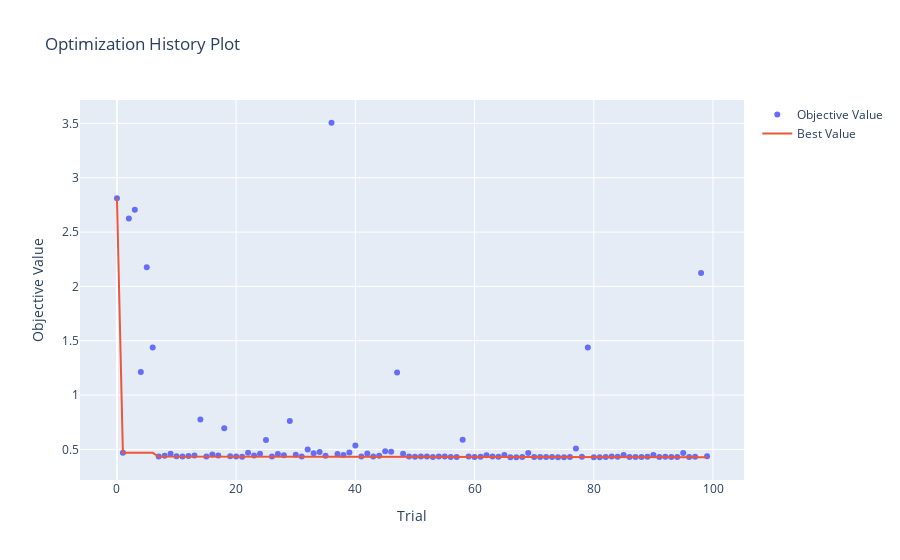

Write notebook code for a chart like this one.
### Code cell
#Visualize parameter importances.
optuna.visualization.plot_optimization_history(study)
